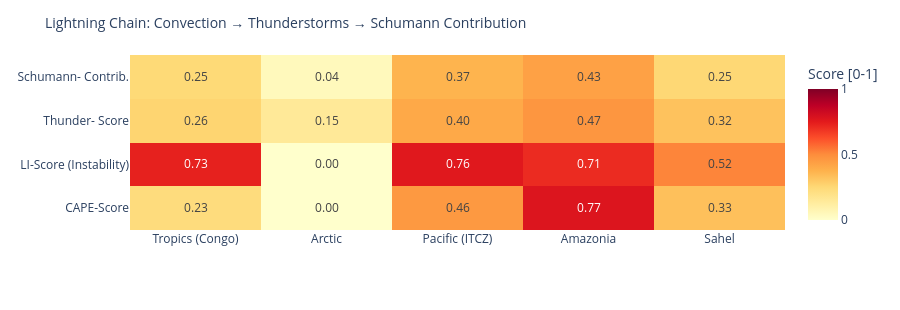

Source (notebook cell):
### Code cell
# ============================================================
# LIGHTNING CHAIN: Convection → Thunderstorms → Schumann
# Shows the causal chain per measurement point as heatmap
# ============================================================

def cape_score(v):
    """CAPE → normalized score [0,1]"""
    if v is None or pd.isna(v): return 0.0
    return min(1.0, float(v) / 3000)

def li_score(v):
    """Lifted Index: negative = unstable → score [0,1]"""
    if v is None or pd.isna(v): return 0.3
    return min(1.0, max(0.0, (-float(v) + 6) / 12))

def cloud_score(v):
    if v is None or pd.isna(v): return 0.3
    return float(v) / 100

def thunder_score(row):
    """Kombinierter Gewitterwahrscheinlichkeits-Score
    CAPE + LI + Bedeckung + WMO-Gewitter + konvektiver Niederschlag (showers)
    Hinweis: X-Ray und Kp sind kein Bestandteil – nur geomagn./solarer Kontext.
    """
    cs = cape_score(row.get('cape'))
    ls = li_score(row.get('li'))
    cl = cloud_score(row.get('cloud'))
    t  = 1.0 if row.get('thunderstorm') else 0.0
    # Convective precipitation (showers) as additional indicator
    sh = min(1.0, (row.get('showers') or 0) / 5.0)
    return round(cs * 0.30 + ls * 0.25 + cl * 0.15 + t * 0.20 + sh * 0.10, 3)

def schumann_contribution(t_score, lat):
    """Schumann contribution: higher in tropics (±30°), scaled by thunderstorm score"""
    lat_weight = max(0.3, 1.0 - abs(lat) / 60)
    return round(t_score * lat_weight, 3)

df_atm['cape_score']   = df_atm.apply(lambda r: cape_score(r['cape']), axis=1)
df_atm['li_score']     = df_atm.apply(lambda r: li_score(r['li']),    axis=1)
df_atm['thunder_score']= df_atm.apply(lambda r: thunder_score(r.to_dict()), axis=1)
df_atm['schumann_contribution'] = df_atm.apply(
    lambda r: schumann_contribution(r['thunder_score'], r['lat']), axis=1)

metrics = ['cape_score', 'li_score', 'thunder_score', 'schumann_contribution']
labels  = ['CAPE-Score', 'LI-Score\n(Instability)', 'Thunder-\nScore', 'Schumann-\nContrib.']
z_data  = [df_atm[m].tolist() for m in metrics]

fig = go.Figure(go.Heatmap(
    z=z_data,
    x=df_atm['point'].tolist(),
    y=labels,
    colorscale='YlOrRd',
    zmin=0, zmax=1,
    text=[[f'{v:.2f}' for v in row] for row in z_data],
    texttemplate='%{text}', textfont=dict(size=12),
    colorbar=dict(title='Score [0-1]')
))
fig.update_layout(
    title=dict(text='Lightning Chain: Convection → Thunderstorms → Schumann Contribution', font=dict(size=14)),
    height=310,
    plot_bgcolor='rgba(0,0,0,0)', paper_bgcolor='rgba(0,0,0,0)',
    margin=dict(l=130, r=80, t=55, b=80)
)
fig.show()

### Figure 1 — Plotly figure (JSON) as saved in the notebook; plotly's stock layout.template omitted (floating-point values rounded to 4 significant figures)
{"data": [{"colorbar": {"title": {"text": "Score [0-1]"}}, "colorscale": [[0.0, "rgb(255,255,204)"], [0.125, "rgb(255,237,160)"], [0.25, "rgb(254,217,118)"], [0.375, "rgb(254,178,76)"], [0.5, "rgb(253,141,60)"], [0.625, "rgb(252,78,42)"], [0.75, "rgb(227,26,28)"], [0.875, "rgb(189,0,38)"], [1.0, "rgb(128,0,38)"]], "text": [["0.23", "0.00", "0.46", "0.77", "0.33"], ["0.73", "0.00", "0.76", "0.71", "0.52"], ["0.26", "0.15", "0.40", "0.47", "0.32"], ["0.25", "0.04", "0.37", "0.43", "0.25"]], "textfont": {"size": 12}, "texttemplate": "%{text}", "type": "heatmap", "x": ["Tropics (Congo)", "Arctic", "Pacific (ITCZ)", "Amazonia", "Sahel"], "y": ["CAPE-Score", "LI-Score\n(Instability)", "Thunder-\nScore", "Schumann-\nContrib."], "z": [[0.23, 0.0, 0.46, 0.7733, 0.33], [0.7333, 0.0, 0.7583, 0.7083, 0.5167], [0.264, 0.15, 0.404, 0.471, 0.323], [0.246, 0.045, 0.37, 0.432, 0.253]], "zmax": 1, "zmin": 0}], "layout": {"height": 310, "margin": {"b": 80, "l": 130, "r": 80, "t": 55}, "paper_bgcolor": "rgba(0,0,0,0)", "plot_bgcolor": "rgba(0,0,0,0)", "title": {"font": {"size": 14}, "text": "Lightning Chain: Convection → Thunderstorms → Schumann Contribution"}}}
